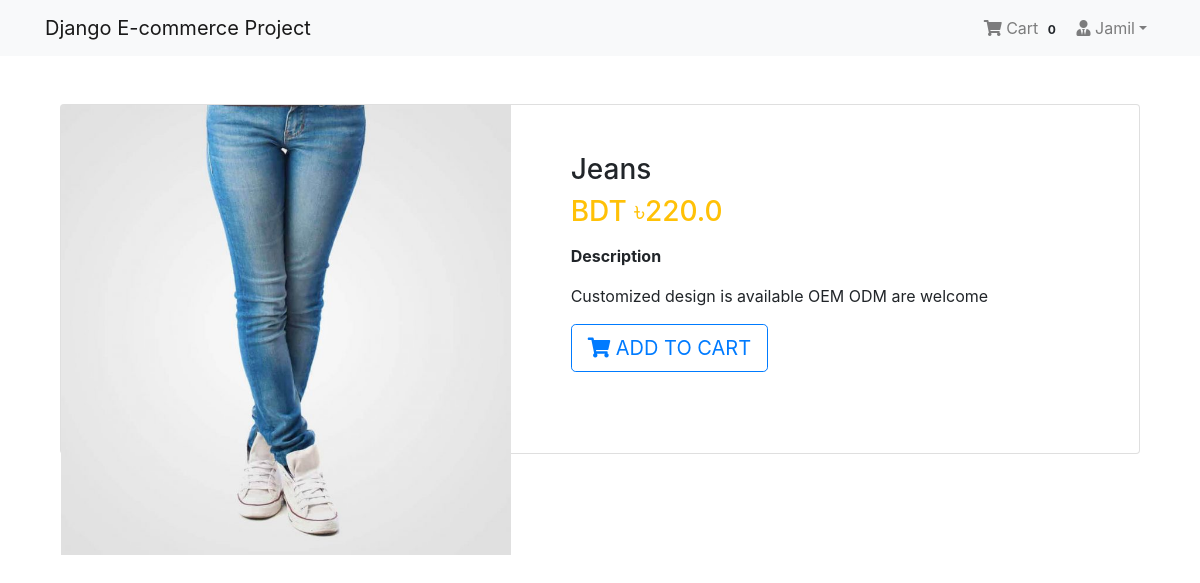
/product/7/ (signed in), run on the app's committed database.
### App_Login/models.py (models this page shows, shortened)
class User(AbstractBaseUser, PermissionsMixin):
    email = models.EmailField(unique=True, null=False)
    is_staff = models.BooleanField(
        ugettext_lazy('staff status'),
        default=False,
        help_text = ugettext_lazy('Designates whether the user can log in this site')
    )
    is_active = models.BooleanField(
        ugettext_lazy('active'),
        default=True,
        help_text=ugettext_lazy('Designates whether this user should be treated as active. Unselect this instead of deleting accounts')
    )
    USERNAME_FIELD = 'email'
    objects = MyUserManager()

class Profile(models.Model):
    user = models.OneToOneField(User, on_delete=models.CASCADE, related_name='profile')
    username = models.CharField(max_length=264, blank=True)
    full_name = models.CharField(max_length=264, blank=True)
    address_1 = models.TextField(max_length=300, blank=True)
    city = models.CharField(max_length=40, blank=True)
    zipcode = models.CharField(max_length=10, blank=True)
    country = models.CharField(max_length=50, blank=True)
    phone = models.CharField(max_length=20, blank=True)
    date_joined = models.DateTimeField(auto_now_add=True)

### App_Shop/models.py (models this page shows, shortened)
class Product(models.Model):
    mainimage = models.ImageField(upload_to='Products')
    name = models.CharField(max_length=264)
    category = models.ForeignKey(Category, on_delete=models.CASCADE, related_name='category')
    preview_text = models.TextField(max_length=200, verbose_name='Preview Text')
    detail_text = models.TextField(max_length=1000, verbose_name='Description')
    price = models.FloatField()
    old_price = models.FloatField(default=0.00)
    created = models.DateTimeField(auto_now_add=True)
    class Meta:
        ordering = ['-created',]

### App_Shop/views.py (the view)
# urls.py: path('product/<pk>/', views.ProductDetail.as_view(), name='product_detail'),
class ProductDetail(LoginRequiredMixin, DetailView):
    model = Product
    template_name = 'App_Shop/product_detail.html'

### App_Order/templatetags/cart_tag.py (called while the page is built)
@register.filter
def cart_total(user):
    order = Order.objects.filter(user=user, ordered=False)
    if order.exists():
        return order[0].orderitems.count()
    else:
        return 0

### templates/App_Shop/product_detail.html
{% extends 'base.html' %}
{% block body_block %}
<div class="container my-5">
  <div class="card">
    <div class="row">
      <aside class="col-sm-5 border-right">
        <article class="gallery-wrap">
          <div class="img-big-wrap">
            <div>
              <a href="#"><img src="/media/{{object.mainimage}}" style="width:450px"></a>
            </div>
          </div>
        </article>
      </aside>
      <aside class="col-sm-7">
        <article class="card-body p-5">
          <h3 class="title mp-3">{{object.name}}</h3>
          <p class="price-detail-wrap">
            <span class="price h3 text-warning">
              <span class="currency">BDT &#2547;</span><span class="num">{{object.price}}</span>
            </span>
          </p>
          <dl class="item-property">
            <dt>Description</dt>
            <dd>
              <p>{{object.detail_text|linebreaks}}</p>
            </dd>
          </dl>
          <a href="{% url 'App_Order:add' pk=object.pk %}" class="btn btn-lg btn-outline-primary text-uppercase"> <i class="fas fa-shopping-cart"></i> Add to Cart</a>
        </article>
      </aside>
    </div>
  </div>
</div>
{% endblock %}

### templates/navbar.html (shortened to what this page needs)
{% load cart_tag %}
<nav class="navbar navbar-expand-lg navbar-light bg-light">
  <div class="container">
    <a class="navbar-brand" href="{% url 'App_Shop:home' %}">Django E-commerce Project</a>
    <div class="collapse navbar-collapse" id="navbarNav">
      <ul class="navbar-nav ml-auto">
        {% if request.user.is_authenticated %}
        <li class="nav-item">
          <a href="{% url 'App_Order:cart' %}" class="nav-link">
              <i class="fa fa-shopping-cart"></i> Cart
              <span class="badge badge-light">{{ request.user | cart_total }}</span>
          </a>
        </li>
        <li class="nav-item dropdown">
          <a class="nav-link dropdown-toggle" href="#" id="navbarDropdown" role="button" data-toggle="dropdown" aria-haspopup="true" aria-expanded="false"><i class="fas fa-user-tie"></i> {{request.user.profile.username}}</a>
        </li>
        {% else %}
        <li class="nav-item">
          <a href="{% url 'App_Login:login' %}" class="btn btn-primary">Login</a>
        </li>
        {% endif %}
      </ul>
    </div>
  </div>
</nav>

### static/css/main.css (style rules this page uses)
.gallery-wrap .img-big-wrap img { height: 450px; width: auto; display: inline-block; cursor: zoom-in; }

### templates/base.html (style rules this page uses)
.card { height: 350px; }

### data on the page
User: user|cart_total "0", user.profile.username "Jamil"
Product: mainimage (picture), name "Jeans", price "220.0", detail_text "Customized design is available OEM ODM are welcome"
